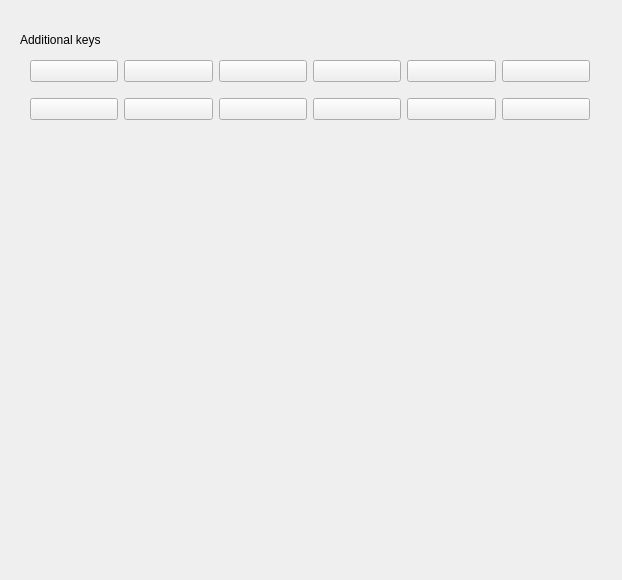
<?xml version="1.0" encoding="UTF-8"?>
<ui version="4.0">
 <class>KeyboardPage</class>
 <widget class="QWidget" name="KeyboardPage">
  <property name="geometry">
   <rect>
    <x>0</x>
    <y>0</y>
    <width>622</width>
    <height>580</height>
   </rect>
  </property>
  <property name="windowTitle">
   <string>Form</string>
  </property>
  <widget class="QLabel" name="label">
   <property name="geometry">
    <rect>
     <x>20</x>
     <y>30</y>
     <width>90</width>
     <height>20</height>
    </rect>
   </property>
   <property name="text">
    <string>Additional keys</string>
   </property>
  </widget>
  <widget class="QWidget" name="gridLayoutWidget">
   <property name="geometry">
    <rect>
     <x>30</x>
     <y>50</y>
     <width>560</width>
     <height>80</height>
    </rect>
   </property>
   <layout class="QGridLayout" name="gridLayout">
    <item row="1" column="4">
     <widget class="RaisedMaterialButton" name="volumeMuteButton">
      <property name="toolTip">
       <string>Mute Speakers</string>
      </property>
      <property name="icon">
       <iconset resource="../resources.qrc">
        <normaloff>:/light/key_volume_mute</normaloff>:/light/key_volume_mute</iconset>
      </property>
      <property name="iconSize">
       <size>
        <width>20</width>
        <height>25</height>
       </size>
      </property>
      <property name="themeIconName" stdset="0">
       <string>key_volume_mute</string>
      </property>
     </widget>
    </item>
    <item row="1" column="3">
     <widget class="RaisedMaterialButton" name="micMuteButton">
      <property name="toolTip">
       <string>System Microphone Mute</string>
      </property>
      <property name="icon">
       <iconset resource="../resources.qrc">
        <normaloff>:/light/key_mic_mute</normaloff>:/light/key_mic_mute</iconset>
      </property>
      <property name="iconSize">
       <size>
        <width>20</width>
        <height>25</height>
       </size>
      </property>
      <property name="themeIconName" stdset="0">
       <string>key_mic_mute</string>
      </property>
     </widget>
    </item>
    <item row="1" column="5">
     <widget class="RaisedMaterialButton" name="screenLockButton">
      <property name="toolTip">
       <string>Screen Lock</string>
      </property>
      <property name="icon">
       <iconset resource="../resources.qrc">
        <normaloff>:/light/key_lock</normaloff>:/light/key_lock</iconset>
      </property>
      <property name="iconSize">
       <size>
        <width>20</width>
        <height>25</height>
       </size>
      </property>
      <property name="themeIconName" stdset="0">
       <string>key_lock</string>
      </property>
     </widget>
    </item>
    <item row="0" column="4">
     <widget class="RaisedMaterialButton" name="brightnessDownButton">
      <property name="toolTip">
       <string>Display Brightness Down</string>
      </property>
      <property name="icon">
       <iconset resource="../resources.qrc">
        <normaloff>:/light/key_brightness_down</normaloff>:/light/key_brightness_down</iconset>
      </property>
      <property name="iconSize">
       <size>
        <width>20</width>
        <height>25</height>
       </size>
      </property>
      <property name="themeIconName" stdset="0">
       <string>key_brightness_down</string>
      </property>
     </widget>
    </item>
    <item row="0" column="0">
     <widget class="RaisedMaterialButton" name="forwardButton">
      <property name="toolTip">
       <string>Forward</string>
      </property>
      <property name="icon">
       <iconset resource="../resources.qrc">
        <normaloff>:/light/key_forward</normaloff>:/light/key_forward</iconset>
      </property>
      <property name="iconSize">
       <size>
        <width>20</width>
        <height>25</height>
       </size>
      </property>
      <property name="themeIconName" stdset="0">
       <string>key_forward</string>
      </property>
     </widget>
    </item>
    <item row="0" column="5">
     <widget class="RaisedMaterialButton" name="brightnessUpButton">
      <property name="toolTip">
       <string>Display Brightness Up</string>
      </property>
      <property name="icon">
       <iconset resource="../resources.qrc">
        <normaloff>:/light/key_brightness_up</normaloff>:/light/key_brightness_up</iconset>
      </property>
      <property name="iconSize">
       <size>
        <width>20</width>
        <height>25</height>
       </size>
      </property>
      <property name="themeIconName" stdset="0">
       <string>key_brightness_up</string>
      </property>
     </widget>
    </item>
    <item row="1" column="2">
     <widget class="RaisedMaterialButton" name="mediaNextButton">
      <property name="toolTip">
       <string>Next Track</string>
      </property>
      <property name="icon">
       <iconset resource="../resources.qrc">
        <normaloff>:/light/key_media_next</normaloff>:/light/key_media_next</iconset>
      </property>
      <property name="iconSize">
       <size>
        <width>20</width>
        <height>25</height>
       </size>
      </property>
      <property name="themeIconName" stdset="0">
       <string>key_media_next</string>
      </property>
     </widget>
    </item>
    <item row="1" column="1">
     <widget class="RaisedMaterialButton" name="mediaPlayPauseButton">
      <property name="toolTip">
       <string>Play / Pause</string>
      </property>
      <property name="icon">
       <iconset resource="../resources.qrc">
        <normaloff>:/light/key_play_pause</normaloff>:/light/key_play_pause</iconset>
      </property>
      <property name="iconSize">
       <size>
        <width>20</width>
        <height>25</height>
       </size>
      </property>
      <property name="themeIconName" stdset="0">
       <string>key_play_pause</string>
      </property>
     </widget>
    </item>
    <item row="1" column="0">
     <widget class="RaisedMaterialButton" name="mediaPreviousButton">
      <property name="toolTip">
       <string>Previous Track</string>
      </property>
      <property name="icon">
       <iconset resource="../resources.qrc">
        <normaloff>:/light/key_media_previous</normaloff>:/light/key_media_previous</iconset>
      </property>
      <property name="iconSize">
       <size>
        <width>20</width>
        <height>25</height>
       </size>
      </property>
      <property name="themeIconName" stdset="0">
       <string>key_media_previous</string>
      </property>
     </widget>
    </item>
    <item row="0" column="1">
     <widget class="RaisedMaterialButton" name="refreshButton">
      <property name="toolTip">
       <string>Refresh</string>
      </property>
      <property name="icon">
       <iconset resource="../resources.qrc">
        <normaloff>:/light/key_refresh</normaloff>:/light/key_refresh</iconset>
      </property>
      <property name="iconSize">
       <size>
        <width>20</width>
        <height>25</height>
       </size>
      </property>
      <property name="themeIconName" stdset="0">
       <string>key_refresh</string>
      </property>
     </widget>
    </item>
    <item row="0" column="3">
     <widget class="RaisedMaterialButton" name="screenCaptureButton">
      <property name="toolTip">
       <string>Screen Capture</string>
      </property>
      <property name="icon">
       <iconset resource="../resources.qrc">
        <normaloff>:/light/key_screen_capture</normaloff>:/light/key_screen_capture</iconset>
      </property>
      <property name="iconSize">
       <size>
        <width>20</width>
        <height>25</height>
       </size>
      </property>
      <property name="themeIconName" stdset="0">
       <string>key_screen_capture</string>
      </property>
     </widget>
    </item>
    <item row="0" column="2">
     <widget class="RaisedMaterialButton" name="fullScreenButton">
      <property name="toolTip">
       <string>Full Screen</string>
      </property>
      <property name="icon">
       <iconset resource="../resources.qrc">
        <normaloff>:/light/key_full_screen</normaloff>:/light/key_full_screen</iconset>
      </property>
      <property name="iconSize">
       <size>
        <width>20</width>
        <height>25</height>
       </size>
      </property>
      <property name="themeIconName" stdset="0">
       <string>key_full_screen</string>
      </property>
     </widget>
    </item>
   </layout>
  </widget>
 </widget>
 <customwidgets>
  <customwidget>
   <class>RaisedMaterialButton</class>
   <extends>QPushButton</extends>
   <header>android/skin/qt/raised-material-button.h</header>
  </customwidget>
 </customwidgets>
 <tabstops>
  <tabstop>forwardButton</tabstop>
  <tabstop>refreshButton</tabstop>
  <tabstop>fullScreenButton</tabstop>
  <tabstop>screenCaptureButton</tabstop>
  <tabstop>brightnessDownButton</tabstop>
  <tabstop>brightnessUpButton</tabstop>
  <tabstop>mediaPreviousButton</tabstop>
  <tabstop>mediaPlayPauseButton</tabstop>
  <tabstop>mediaNextButton</tabstop>
  <tabstop>micMuteButton</tabstop>
  <tabstop>volumeMuteButton</tabstop>
  <tabstop>screenLockButton</tabstop>
 </tabstops>
 <resources>
  <include location="../resources.qrc"/>
 </resources>
 <connections/>
</ui>
